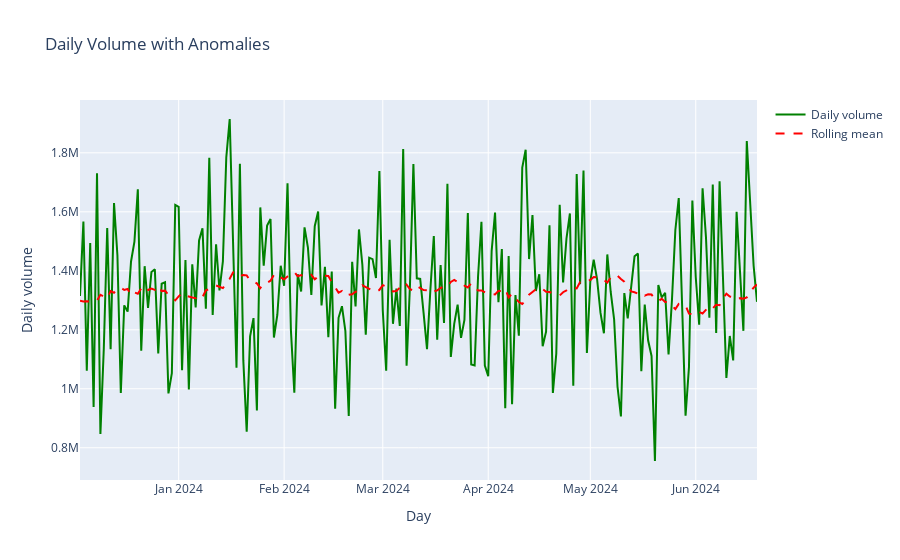

Notebook code cell kept with this figure:
### Code cell
# Query: Daily Anomaly Detection using Rolling z-score on Daily Volume
query = """
WITH daily AS (
  SELECT date_trunc('day', trans_ts)::date AS day, SUM(amount) AS daily_volume
  FROM transactions
  GROUP BY date_trunc('day', trans_ts)
),
stats AS (
  SELECT day, daily_volume,
         AVG(daily_volume) OVER (ORDER BY day ROWS BETWEEN 30 PRECEDING AND 1 PRECEDING) AS roll_mean,
         STDDEV(daily_volume) OVER (ORDER BY day ROWS BETWEEN 30 PRECEDING AND 1 PRECEDING) AS roll_sd
  FROM daily
)
SELECT day, ROUND(daily_volume,2) AS daily_volume, ROUND(roll_mean,2) AS roll_mean, ROUND(roll_sd,2) AS roll_sd,
       CASE WHEN roll_sd IS NOT NULL AND ABS(daily_volume - roll_mean) > 3 * roll_sd THEN 'ANOMALY' ELSE 'ok' END AS flag
FROM stats
ORDER BY day DESC
LIMIT 200;
"""
df = pd.read_sql(query, conn, parse_dates = ['day'])

# plot
d = df.sort_values('day')
fig = go.Figure()
fig.add_trace(go.Scatter(x = d['day'], y = d['daily_volume'], mode = 'lines', name = 'Daily volume', line = dict(width = 2, color = 'green')))
fig.add_trace(go.Scatter(x = d['day'], y = d['roll_mean'], mode = 'lines', name = 'Rolling mean', line = dict(width = 2, dash = 'dash', color = 'red')))
anoms = d[d['flag'] == 'ANOMALY']
fig.add_trace(go.Scatter( x = anoms['day'], y = anoms['daily_volume'], mode = 'markers', marker = dict(size = 10, color = 'red', symbol = 'x'), name = 'Anomalies'))
fig.update_layout(title = 'Daily Volume with Anomalies', xaxis_title = 'Day', yaxis_title = 'Daily volume')

### Figure 1 — Plotly figure (JSON) as saved in the notebook; plotly's stock layout.template omitted (floating-point values rounded to 4 significant figures; data arrays with more than 128 entries replaced by an {"elided": "..."} marker saying what was removed)
{"data": [{"line": {"color": "green", "width": 2}, "mode": "lines", "name": "Daily volume", "type": "scatter", "x": {"elided": "200 str values"}, "y": {"elided": "200 float values"}}, {"line": {"color": "red", "dash": "dash", "width": 2}, "mode": "lines", "name": "Rolling mean", "type": "scatter", "x": {"elided": "200 str values"}, "y": {"elided": "200 float values"}}, {"marker": {"color": "red", "size": 10, "symbol": "x"}, "mode": "markers", "name": "Anomalies", "type": "scatter", "x": [], "y": []}], "layout": {"title": {"text": "Daily Volume with Anomalies"}, "xaxis": {"title": {"text": "Day"}}, "yaxis": {"title": {"text": "Daily volume"}}}}
